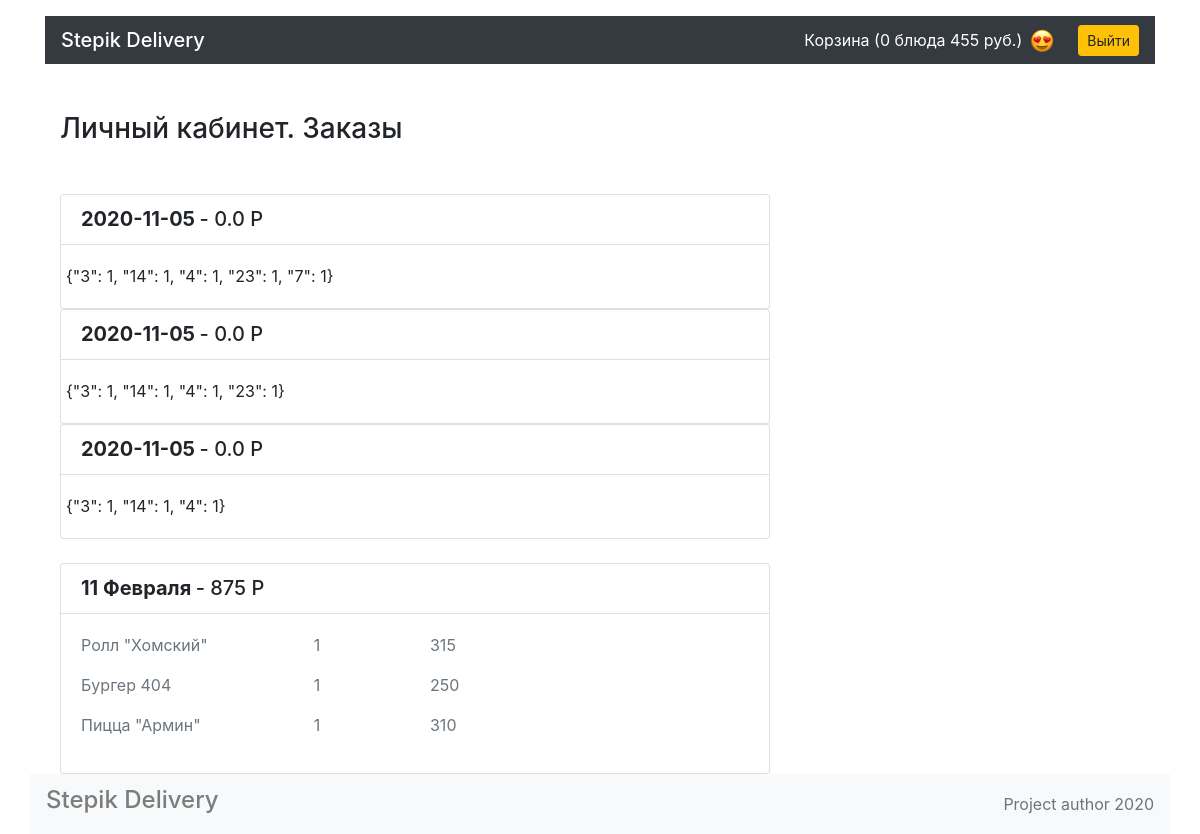
/account/ (signed in), run on an earlier commit of the app's database.
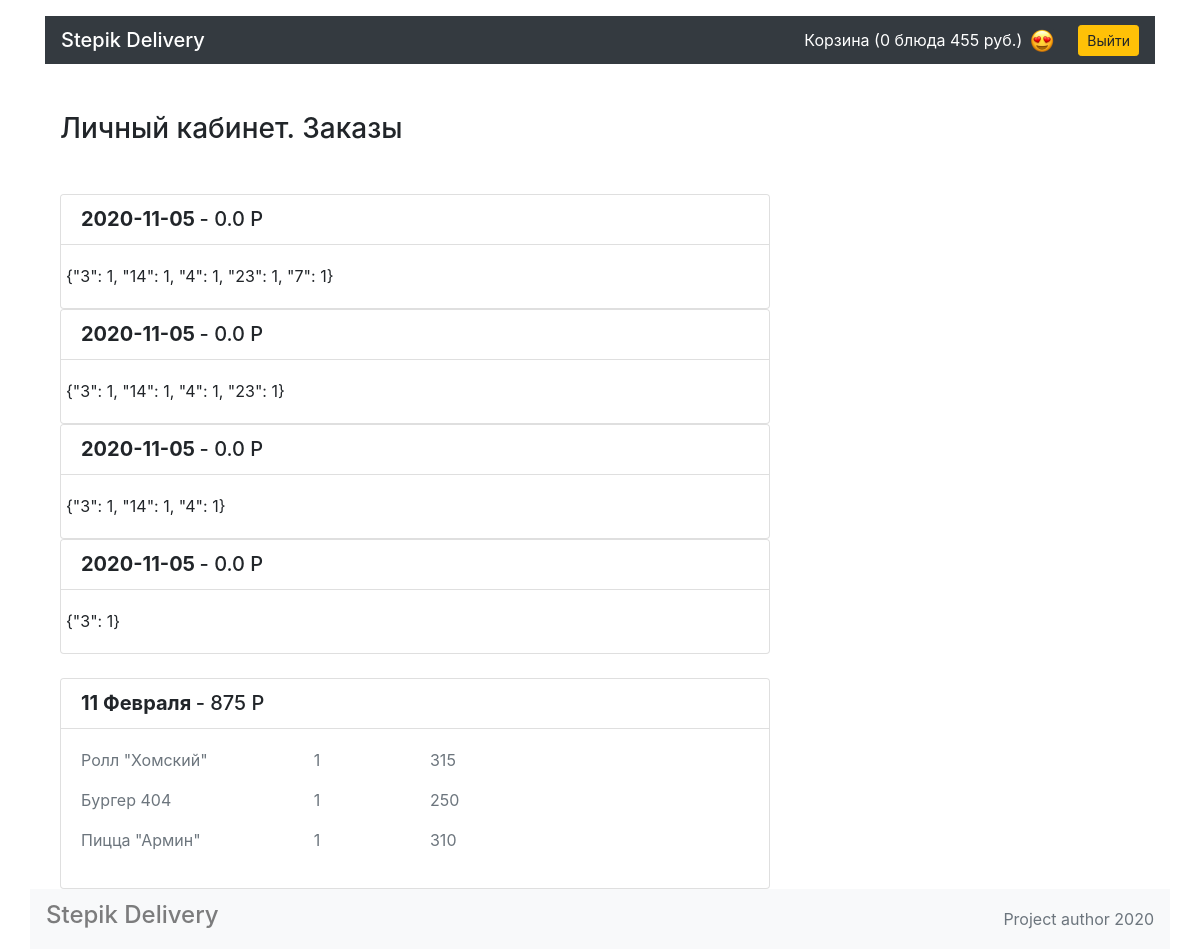
And on a later commit of the database.
### app.py (models this page shows)
class Order(db.Model):
    __tablename__ = 'order'
    id = db.Column(db.Integer, primary_key=True)
    date = db.Column(db.Date)
    sum = db.Column(db.Float)
    status = db.Column(db.String)
    all_meals = db.Column(db.String)
    email =  db.Column(db.String)
    phone = db.Column(db.String)
    address = db.Column(db.String)
    user_id = db.Column(db.Integer, db.ForeignKey('user.id'))

### app.py (the view)
@app.route('/account/')
def render_account():
    if 'user_id' in session:
        user_id = session['user_id']
        orders = db.session.query(Order.date,
                                  Order.sum,
                                  Order.all_meals).filter(Order.user_id == user_id).all()
        meal_in_order = []
        for order in orders:
            print(order.date, '', order.all_meals, ' ', type(order.all_meals))
            meal_in_order.append(json.loads(order.all_meals))
        print(meal_in_order)
        output = render_template('account.html',
                                 orders=orders,
                                 meals=db.session.query(Meal).all(),
                                 meal_in_order=meal_in_order)
        return output
    else:
        user_id = False
        return redirect('/')

### templates/account.html
{% extends 'base.html' %}
{% block container %}
  <main class="container">
    <section class="row">
      <div class="col-12 col-lg-8">
        <h1 class="h3 my-5">Личный кабинет. Заказы</h1>
        {% for order in orders|sort() %}
          <div class="card">
            <ul class="list-group list-group-flush">
              <li class="list-group-item">
              <div class="row">
                <div class="col-7 col-lg-9">
                  <span class="h5 font-weight-bold">{{ order.date }}</span>
                  <span class="h5">- {{ order.sum }} P</span>
                </div>
              </div>
              </li>
              <div class="card-body">
                <div class="row">
                  {{ order.all_meals }}
                </div>
              </div>
            </ul>
          </div>
        {% endfor %}
        <div class="mt-4 card">
          <ul class="list-group list-group-flush">
            <li class="list-group-item">
              <div class="row">
                <div class="col-7 col-lg-9">
                  <span class="h5 font-weight-bold">11 Февраля</span>
                  <span class="h5">- 875 P</span>
                </div>
              </div>
            </li>
            <div class="card-body">
              <div class="row">
                <p class="col-4 text-muted">Ролл "Хомский" </p>
                <p class="col-2 text-muted"> 1</p>
                <p class="col-6 text-muted"> 315 </p>
                <p class="col-4 text-muted">Бургер 404 </p>
                <p class="col-2 text-muted"> 1</p>
                <p class="col-6 text-muted"> 250 </p>
                <p class="col-4 text-muted">Пицца "Армин" </p>
                <p class="col-2 text-muted"> 1</p>
                <p class="col-6 text-muted"> 310 </p>
              </div>
            </div>
          </ul>
        </div>
      </div>
    </section>
  </main>
{% endblock %}

What changed in the data, as far as the page shows it:
added Order: date "2020-11-05", sum "0.0", all_meals "{\"3\": 1}"
